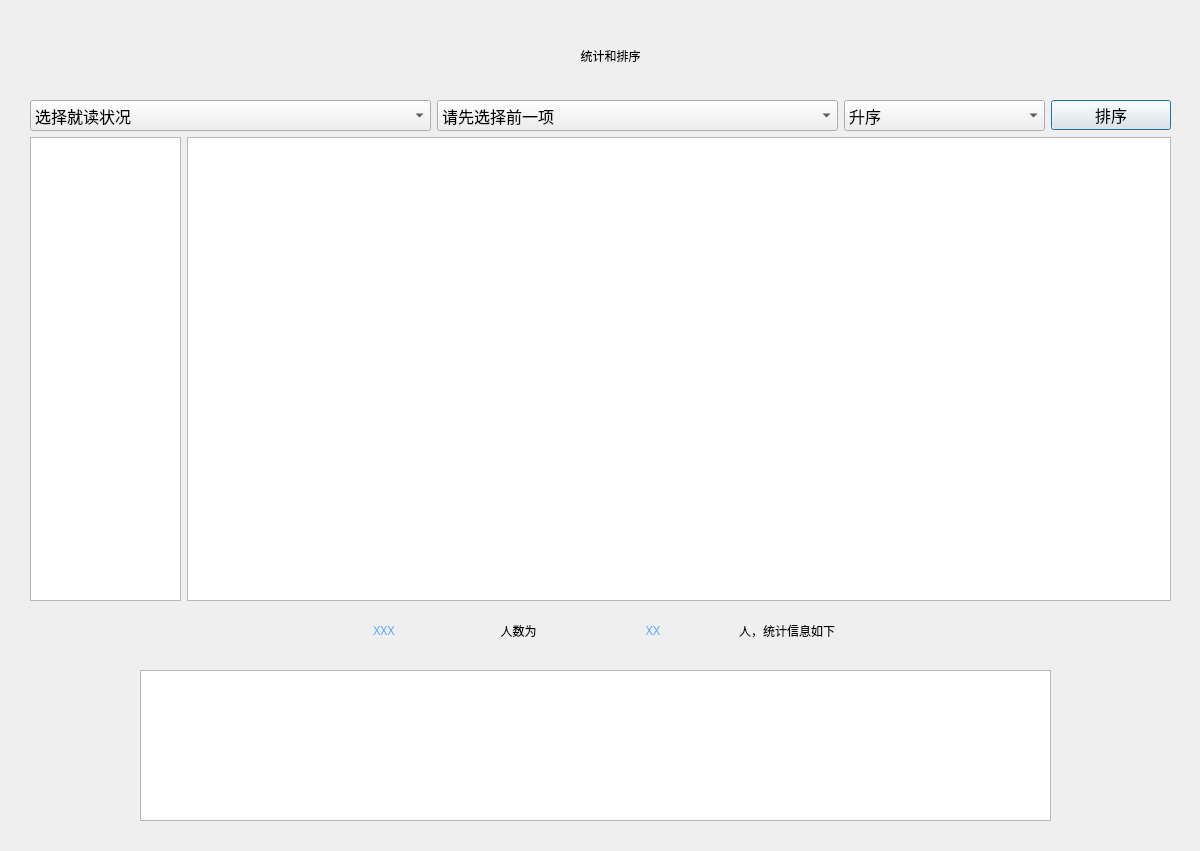
<?xml version="1.0" encoding="UTF-8"?>
<ui version="4.0">
 <class>sortstu</class>
 <widget class="QDialog" name="sortstu">
  <property name="geometry">
   <rect>
    <x>0</x>
    <y>0</y>
    <width>1200</width>
    <height>851</height>
   </rect>
  </property>
  <property name="sizePolicy">
   <sizepolicy hsizetype="Fixed" vsizetype="Fixed">
    <horstretch>0</horstretch>
    <verstretch>0</verstretch>
   </sizepolicy>
  </property>
  <property name="font">
   <font>
    <family>微软雅黑</family>
   </font>
  </property>
  <property name="windowTitle">
   <string>Dialog</string>
  </property>
  <property name="styleSheet">
   <string notr="true">background-image: url(:/images/纯色.gif);</string>
  </property>
  <widget class="QLabel" name="label">
   <property name="geometry">
    <rect>
     <x>490</x>
     <y>30</y>
     <width>241</width>
     <height>51</height>
    </rect>
   </property>
   <property name="styleSheet">
    <string notr="true">font: 24pt &quot;黑体&quot;;</string>
   </property>
   <property name="text">
    <string>统计和排序</string>
   </property>
   <property name="alignment">
    <set>Qt::AlignCenter</set>
   </property>
  </widget>
  <widget class="QWidget" name="layoutWidget">
   <property name="geometry">
    <rect>
     <x>30</x>
     <y>100</y>
     <width>1141</width>
     <height>501</height>
    </rect>
   </property>
   <layout class="QVBoxLayout" name="verticalLayout">
    <item>
     <layout class="QHBoxLayout" name="horizontalLayout_2" stretch="2,2,1,1">
      <item>
       <widget class="QComboBox" name="sortwhat">
        <property name="font">
         <font>
          <family>Adobe 黑体 Std R</family>
          <pointsize>12</pointsize>
         </font>
        </property>
        <item>
         <property name="text">
          <string>选择就读状况</string>
         </property>
        </item>
        <item>
         <property name="text">
          <string>小学生</string>
         </property>
        </item>
        <item>
         <property name="text">
          <string>中学生</string>
         </property>
        </item>
        <item>
         <property name="text">
          <string>大学生</string>
         </property>
        </item>
       </widget>
      </item>
      <item>
       <widget class="QComboBox" name="sortway">
        <property name="font">
         <font>
          <family>Adobe 黑体 Std R</family>
          <pointsize>12</pointsize>
         </font>
        </property>
        <item>
         <property name="text">
          <string>请先选择前一项</string>
         </property>
        </item>
       </widget>
      </item>
      <item>
       <widget class="QComboBox" name="sortflag">
        <property name="font">
         <font>
          <family>Adobe 黑体 Std R</family>
          <pointsize>12</pointsize>
         </font>
        </property>
        <item>
         <property name="text">
          <string>升序</string>
         </property>
        </item>
        <item>
         <property name="text">
          <string>降序</string>
         </property>
        </item>
       </widget>
      </item>
      <item>
       <widget class="QPushButton" name="sortbtn">
        <property name="sizePolicy">
         <sizepolicy hsizetype="Preferred" vsizetype="Preferred">
          <horstretch>0</horstretch>
          <verstretch>0</verstretch>
         </sizepolicy>
        </property>
        <property name="minimumSize">
         <size>
          <width>120</width>
          <height>30</height>
         </size>
        </property>
        <property name="maximumSize">
         <size>
          <width>120</width>
          <height>30</height>
         </size>
        </property>
        <property name="font">
         <font>
          <family>Adobe 黑体 Std R</family>
          <pointsize>12</pointsize>
         </font>
        </property>
        <property name="text">
         <string>排序</string>
        </property>
       </widget>
      </item>
     </layout>
    </item>
    <item>
     <layout class="QHBoxLayout" name="horizontalLayout" stretch="2,13">
      <item>
       <widget class="QTableView" name="tableView3"/>
      </item>
      <item>
       <widget class="QTableView" name="tableView"/>
      </item>
     </layout>
    </item>
   </layout>
  </widget>
  <widget class="QWidget" name="layoutWidget_2">
   <property name="geometry">
    <rect>
     <x>320</x>
     <y>610</y>
     <width>531</width>
     <height>41</height>
    </rect>
   </property>
   <layout class="QVBoxLayout" name="verticalLayout_3" stretch="2">
    <item>
     <layout class="QHBoxLayout" name="horizontalLayout_4" stretch="1,1,1,1">
      <item>
       <widget class="QLabel" name="sumShow1">
        <property name="styleSheet">
         <string notr="true">font: 16pt &quot;黑体&quot;;
color: rgb(85, 170, 255);</string>
        </property>
        <property name="text">
         <string>XXX</string>
        </property>
        <property name="alignment">
         <set>Qt::AlignCenter</set>
        </property>
       </widget>
      </item>
      <item>
       <widget class="QLabel" name="label_3">
        <property name="styleSheet">
         <string notr="true">font: 16pt &quot;黑体&quot;;</string>
        </property>
        <property name="text">
         <string>人数为</string>
        </property>
        <property name="alignment">
         <set>Qt::AlignCenter</set>
        </property>
       </widget>
      </item>
      <item>
       <widget class="QLabel" name="sumShow2">
        <property name="styleSheet">
         <string notr="true">font: 16pt &quot;黑体&quot;;
color: rgb(85, 170, 255);</string>
        </property>
        <property name="text">
         <string>XX</string>
        </property>
        <property name="alignment">
         <set>Qt::AlignCenter</set>
        </property>
       </widget>
      </item>
      <item>
       <widget class="QLabel" name="label_5">
        <property name="styleSheet">
         <string notr="true">font: 16pt &quot;黑体&quot;;</string>
        </property>
        <property name="text">
         <string>人，统计信息如下</string>
        </property>
        <property name="alignment">
         <set>Qt::AlignCenter</set>
        </property>
       </widget>
      </item>
     </layout>
    </item>
   </layout>
  </widget>
  <widget class="QTableView" name="tableView2">
   <property name="geometry">
    <rect>
     <x>140</x>
     <y>670</y>
     <width>911</width>
     <height>151</height>
    </rect>
   </property>
  </widget>
  <zorder>layoutWidget</zorder>
  <zorder>label</zorder>
  <zorder>layoutWidget_2</zorder>
  <zorder>tableView2</zorder>
 </widget>
 <tabstops>
  <tabstop>sortbtn</tabstop>
  <tabstop>sortwhat</tabstop>
  <tabstop>sortway</tabstop>
 </tabstops>
 <resources/>
 <connections/>
</ui>
